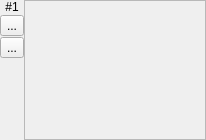
<?xml version="1.0" encoding="UTF-8"?>
<ui version="4.0">
 <class>Frame</class>
 <widget class="QFrame" name="Frame">
  <property name="geometry">
   <rect>
    <x>0</x>
    <y>0</y>
    <width>206</width>
    <height>140</height>
   </rect>
  </property>
  <property name="windowTitle">
   <string>Frame</string>
  </property>
  <property name="frameShape">
   <enum>QFrame::NoFrame</enum>
  </property>
  <property name="frameShadow">
   <enum>QFrame::Plain</enum>
  </property>
  <layout class="QHBoxLayout" name="mainLayout" stretch="0,0">
   <property name="spacing">
    <number>0</number>
   </property>
   <property name="margin">
    <number>0</number>
   </property>
   <item>
    <layout class="QVBoxLayout" name="headerColumnLayout">
     <property name="spacing">
      <number>1</number>
     </property>
     <item>
      <widget class="QLabel" name="labelViewName">
       <property name="text">
        <string>#1</string>
       </property>
       <property name="alignment">
        <set>Qt::AlignCenter</set>
       </property>
      </widget>
     </item>
     <item>
      <widget class="QToolButton" name="btnAddBandView">
       <property name="text">
        <string>...</string>
       </property>
       <property name="icon">
        <iconset resource="resources.qrc">
         <normaloff>:/timseriesviewer/icons/mActionAddBandView.png</normaloff>:/timseriesviewer/icons/mActionAddBandView.png</iconset>
       </property>
      </widget>
     </item>
     <item>
      <widget class="QToolButton" name="btnRemoveBandView">
       <property name="autoFillBackground">
        <bool>false</bool>
       </property>
       <property name="text">
        <string>...</string>
       </property>
       <property name="icon">
        <iconset resource="resources.qrc">
         <normaloff>:/timseriesviewer/icons/mActionRemoveBandView.png</normaloff>:/timseriesviewer/icons/mActionRemoveBandView.png</iconset>
       </property>
      </widget>
     </item>
     <item>
      <spacer name="verticalSpacer">
       <property name="orientation">
        <enum>Qt::Vertical</enum>
       </property>
       <property name="sizeHint" stdset="0">
        <size>
         <width>20</width>
         <height>0</height>
        </size>
       </property>
      </spacer>
     </item>
    </layout>
   </item>
   <item>
    <widget class="QFrame" name="sensorRowLayout">
     <property name="autoFillBackground">
      <bool>true</bool>
     </property>
     <property name="frameShape">
      <enum>QFrame::StyledPanel</enum>
     </property>
     <property name="frameShadow">
      <enum>QFrame::Raised</enum>
     </property>
     <layout class="QHBoxLayout" name="horizontalLayout">
      <property name="spacing">
       <number>1</number>
      </property>
      <property name="margin">
       <number>1</number>
      </property>
      <item>
       <spacer name="horizontalSpacer">
        <property name="orientation">
         <enum>Qt::Horizontal</enum>
        </property>
        <property name="sizeHint" stdset="0">
         <size>
          <width>171</width>
          <height>20</height>
         </size>
        </property>
       </spacer>
      </item>
     </layout>
    </widget>
   </item>
  </layout>
  <action name="actionRemoveBandView">
   <property name="icon">
    <iconset resource="resources.qrc">
     <normaloff>:/timseriesviewer/icons/mActionRemoveBandView.png</normaloff>:/timseriesviewer/icons/mActionRemoveBandView.png</iconset>
   </property>
   <property name="text">
    <string>Remove view</string>
   </property>
   <property name="toolTip">
    <string>Remove view</string>
   </property>
  </action>
  <action name="actionAddBandView">
   <property name="icon">
    <iconset resource="resources.qrc">
     <normaloff>:/timseriesviewer/icons/mActionAddBandView.png</normaloff>:/timseriesviewer/icons/mActionAddBandView.png</iconset>
   </property>
   <property name="text">
    <string>Add view</string>
   </property>
   <property name="toolTip">
    <string>Adds a new view</string>
   </property>
  </action>
 </widget>
 <resources>
  <include location="resources.qrc"/>
 </resources>
 <connections/>
</ui>
